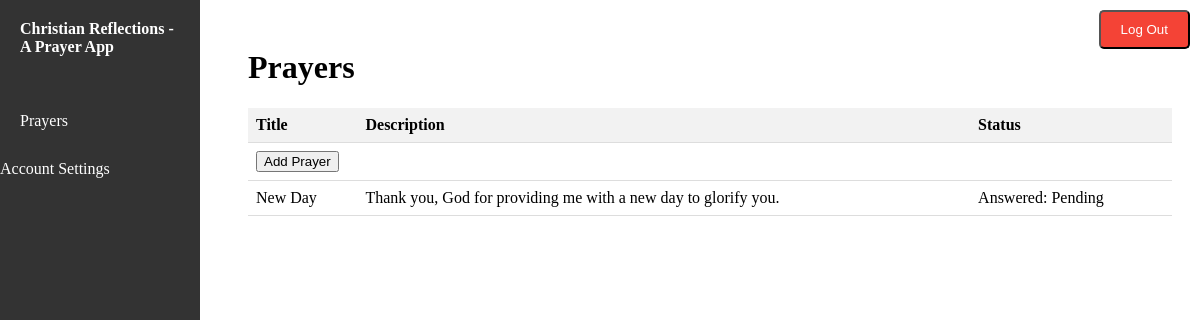
The app's page /prayers (signed in), older data.
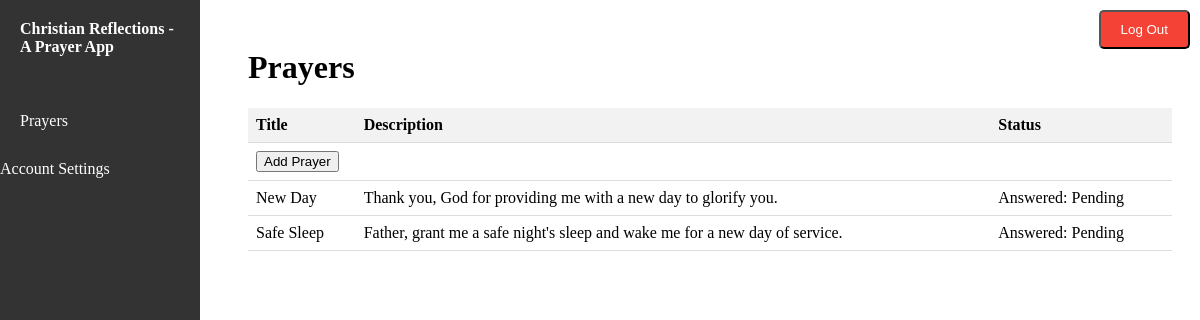
The same page, newer data.
### app.py (models this page shows)
class Prayer(db.Model):
    id = db.Column(db.Integer, primary_key=True)
    user_id = db.Column(db.Integer, db.ForeignKey('user.id'), nullable=False)
    title = db.Column(db.String(100),nullable=False)
    description = db.Column(db.Text, nullable=False)
    answered = db.Column(db.Boolean, default=False)
    archived = db.Column(db.Boolean, default=False)
    created_at = db.Column(db.DateTime, default=current_utc_time)
    last_modified = db.Column(db.DateTime, default=current_utc_time, onupdate=current_utc_time)
    user = db.relationship('User', backref=db.backref('prayers', lazy=True))

### app.py (the view)
@app.route('/prayers')
def view_prayers():
    if 'user_id' not in session:
        flash("Please log in to add a prayer", "error")
        return redirect(url_for('login'))
    user_id = session['user_id']
    user_prayers = Prayer.query.filter_by(user_id=user_id).all()
    return render_template('prayers.html', prayers = user_prayers)

### templates/prayers.html (shortened to what this page needs)
{% extends 'base.html' %}
{% block content %}
    <h1>Prayers</h1>
    <table class="prayer-table">
        <thead>
            <tr>
                <th>Title</th>
                <th>Description</th>
                <th>Status</th>
            </tr>
        </thead>
        <tbody>
            <tr>
                <td colspan="3">
                    <button onclick="toggleAddPrayerForm()">Add Prayer</button>
                </td>
            </tr>
            {% for prayer in prayers %}
            <tr>
                <td>{{ prayer.title }}</td>
                <td>{{ prayer.description }}</td>
                <td>Answered: {{ "Answered" if prayer.answered else "Pending" }}</td>
            </tr>
            {% endfor %}
        </tbody>
    </table>
{% endblock %}

### templates/base.html (shortened to what this page needs)
<!DOCTYPE html>
<html lang="en">
<head>
    <link rel="stylesheet" href="{{ url_for('static', filename='styles.css') }}">
</head>
<body>
    <nav>
        {% if session.logged_in %}
            <form action="/logout" method="GET">
                <button type="submit" class="logout-btn">Log Out</button>
            </form>
        {% elif 'signup' in request.path %}
            <a href="/" class="login-signup-btn">Login</a>
        {% else %}
            <a href="/signup" class="login-signup-btn">Sign Up</a>
        {% endif %}
    </nav>
    <div class="navbar">
        <div class="navbar-brand">Christian Reflections - A Prayer App</div>
        <nav>
            <ul>
                <li><a href="{{ url_for('view_prayers') }}">Prayers</a></li>
                <li>Account Settings</li>
            </ul>
        </nav>
    </div>
    <div class="content">
        {% block content %}
        {% endblock %}
    </div>
</body>
</html>

### static/styles.css (style rules this page uses)
.logout-btn { position: absolute; top: 10px; right: 10px; background-color: #f44336; color: white; padding: 10px 20px; text-decoration: none; border-radius: 5px; }
.prayer-table { width:100%; border-collapse: collapse; margin-top: 20px; }
.prayer-table th, .prayer-table td { padding: 8px; text-align: left; border-bottom: 1px solid #ddd; }
.prayer-table th { background-color: #f2F2F2; }
.prayer-table td:nth-child(2) { white-space: nowrap; overflow: hidden; text-overflow: ellipsis; }
.navbar { position: fixed; top: 0; left: 0; width: 200px; height: 100%; background-color: #333; color: #fff; }
.navbar-brand { padding: 20px; font-weight: bold; }
nav ul { list-style-type: none; padding: 0; }
nav ul li { padding: 10px 0; }
nav ul li a { display: block; padding: 10px 20px; color: #fff; text-decoration: none; }
.content { margin-left: 220px; padding: 20px; }

Row changes from the older to the newer data that the page shows:
added Prayer: title "Safe Sleep", description "Father, grant me a safe night's sleep and wake me for a new day of service.", answered "Pending"
